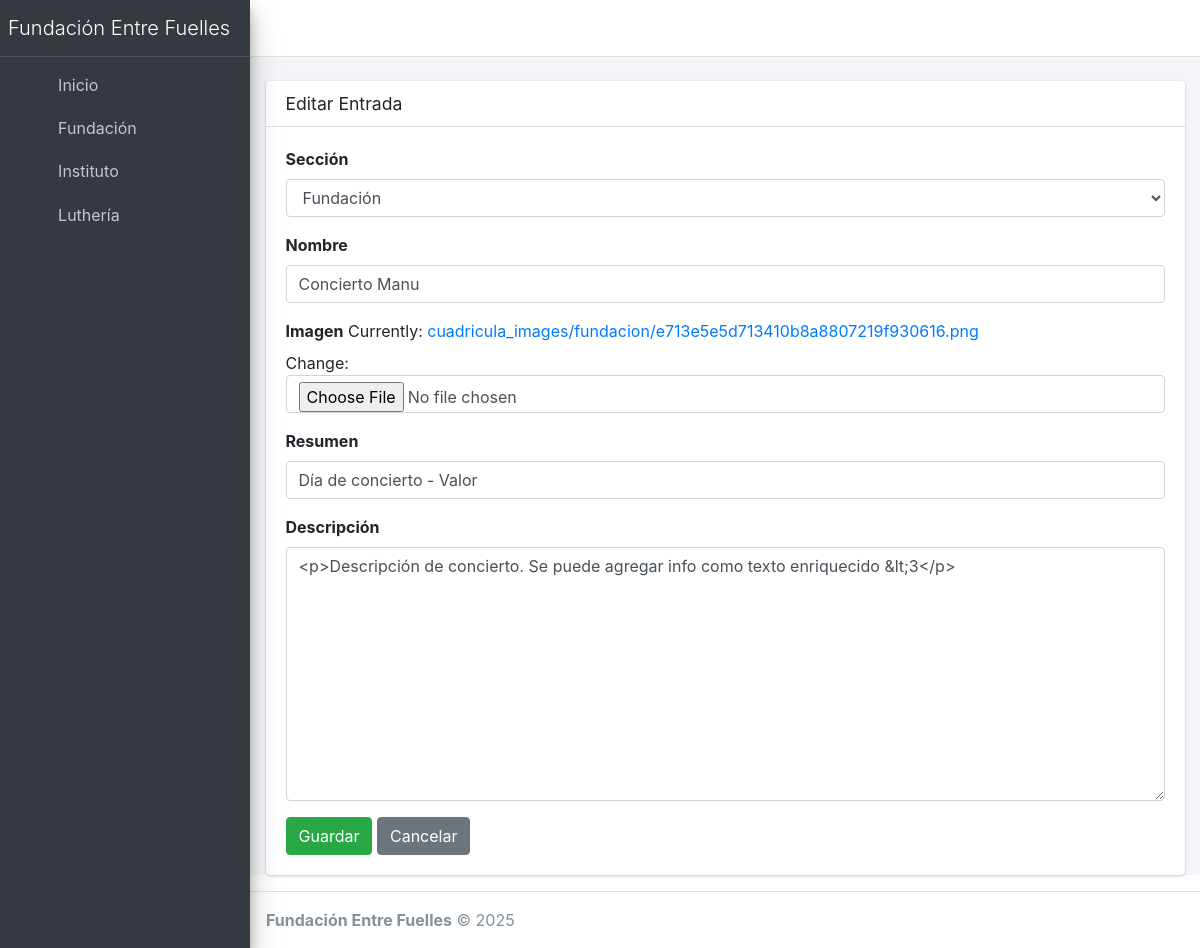
Before: /admin-panel/items/64/edit/ (signed in) with the older database file.
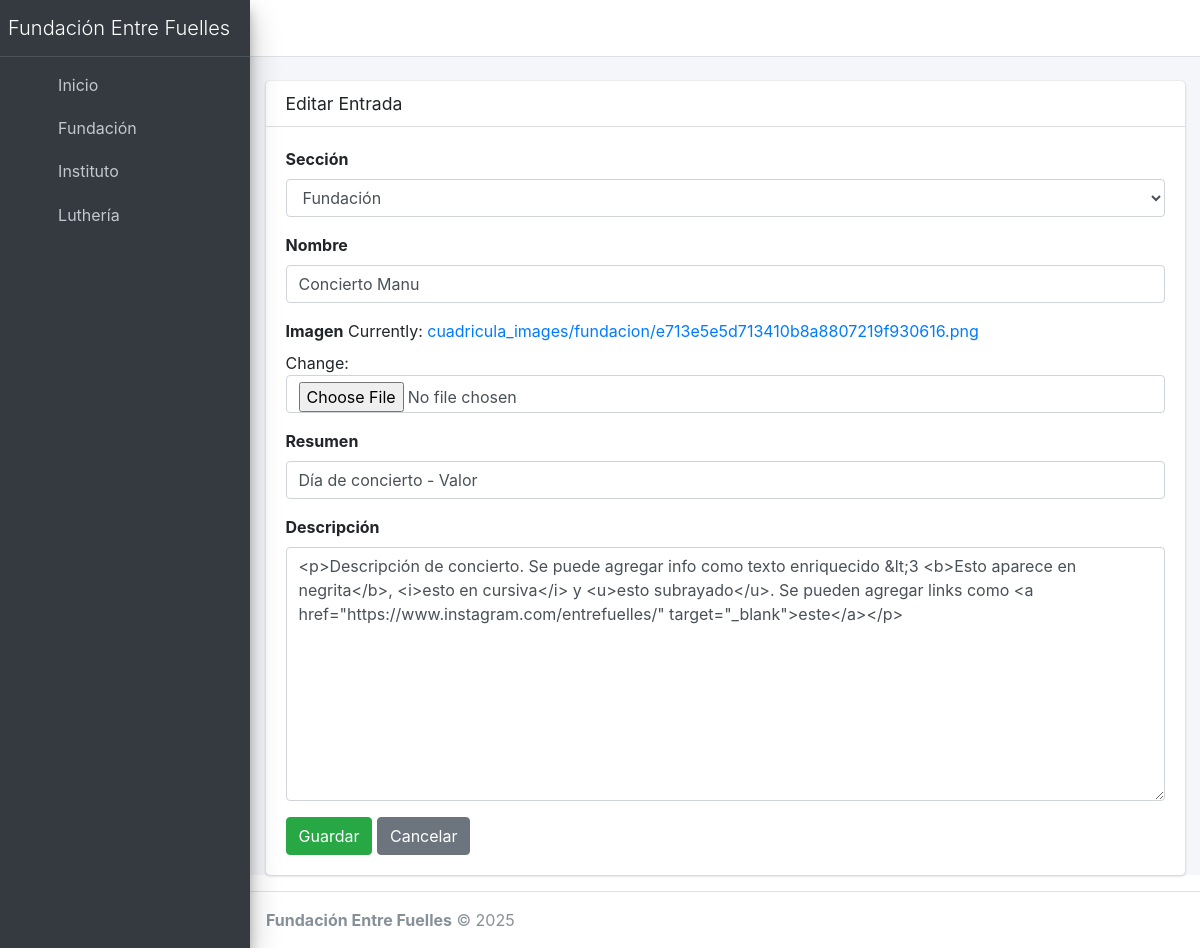
After: the same page with the newer database file.
### core/models.py (models this page shows, shortened)
class ItemCuadricula(models.Model):
    SECCIONES = [
        ('fundacion', 'Fundación'),
        ('instituto', 'Instituto'),
        ('lutheria', 'Luthería'),
    ]
    nombre = models.CharField(max_length=100)
    imagen = models.ImageField(upload_to=image_upload_path)
    resumen = models.CharField(max_length=150)  # Texto corto para la cuadrícula
    descripcion = models.TextField()  # Usar un TextField normal
    seccion = models.CharField(max_length=10, choices=SECCIONES)

### core/views.py (the view)
# urls.py: path('admin-panel/items/<int:item_id>/edit/', views.admin_panel_edit_item, name='admin_panel_edit_item'),
@login_required
def admin_panel_edit_item(request, item_id):
    item = ItemCuadricula.objects.get(id=item_id)
    if request.method == 'POST':
        old_image = item.imagen  # Guardamos la imagen antigua
        form = ItemCuadriculaForm(request.POST, request.FILES, instance=item)
        if form.is_valid():
            new_image = form.cleaned_data.get('imagen')
            if new_image and old_image != new_image:
                if old_image and os.path.isfile(old_image.path):
                    os.remove(old_image.path)
            item = form.save()
            messages.success(request, 'Entrada editada exitosamente.')
            return redirect('admin_panel_items_by_section', seccion=item.seccion)
    else:
        form = ItemCuadriculaForm(instance=item)
    return render(request, 'admin_panel/item_form.html', {
        'form': form,
        'accion': 'Editar Entrada',
        'seccion': item.seccion,  # <- Enviamos la sección también aquí
    })

### core/forms.py
class ItemCuadriculaForm(forms.ModelForm):
    class Meta:
        model = ItemCuadricula
        fields = ['seccion', 'nombre', 'imagen', 'resumen', 'descripcion']
    def __init__(self, *args, **kwargs):
        super().__init__(*args, **kwargs)
        for field in self.fields.values():
            field.widget.attrs['class'] = 'form-control'

### core/templates/admin_panel/item_form.html (shortened to what this page needs)
{% extends 'admin_panel/base_admin.html' %}
{% block content %}
<div class="card">
  <div class="card-header">
    <h3 class="card-title">{{ accion }}</h3>
  </div>
  <div class="card-body">
    <form method="post" enctype="multipart/form-data">
      <div class="form-group">
        <label>Sección</label>
        {{ form.seccion }}
      </div>
      <div class="form-group">
        <label>Nombre</label>
        {{ form.nombre }}
      </div>
      <div class="form-group">
        <label>Imagen</label>
        {{ form.imagen }}
      </div>
      <div class="form-group">
        <label>Resumen</label>
        {{ form.resumen }}
      </div>
      <div class="form-group">
        <label>Descripción</label>
        {{ form.descripcion }}
      </div>
      <button type="submit" class="btn btn-success">Guardar</button>
      {% if seccion %}
          <a href="{% url 'admin_panel_items_by_section' seccion %}" class="btn btn-secondary">Cancelar</a>
      {% else %}
          <a href="{% url 'admin_panel_home' %}" class="btn btn-secondary">Cancelar</a>
      {% endif %}
    </form>
  </div>
</div>
{% endblock %}

Changed rows visible on the page:
changed ItemCuadricula "Fundación": descripcion "<p>Descripción de concierto. Se puede agregar info como texto enriquecido &lt;3</p>" → "…info como texto enriquecido &lt;3 <b>Esto aparece en negrita</b>, <i>esto en cursiva</i> y <u>esto subrayado</u>. Se pueden agregar links como <a href=\"https://www.instagram.com/entrefuelles/\" target=\"_blank\">este</a></p>"
